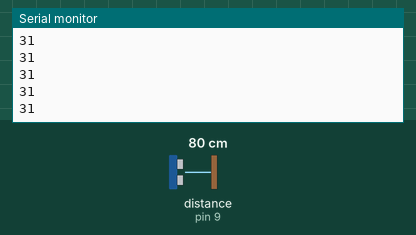
Recording of a sketch running on a simulated Arduino Uno, built with avr-gcc and run on an emulated ATmega328P. Shown: the last lines printed to the serial monitor. Wiring (inferred from the names in the program): ultrasonic range finder: trigger pin 10; echo pin 9. The test bench sets the inputs (shaded band); at power-on: distance to the obstacle (sensor on pin 9) 80 cm. The echo pulse lasts 58.3 µs per cm.

Above: at 1.2 s.
1.3 s: distance to the obstacle (sensor on pin 9) set to 2 cm
At 2.1 s:
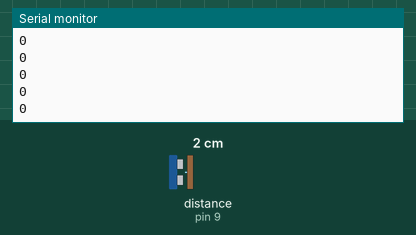
2.8 s: distance to the obstacle (sensor on pin 9) set to 4 cm
At 3.9 s:
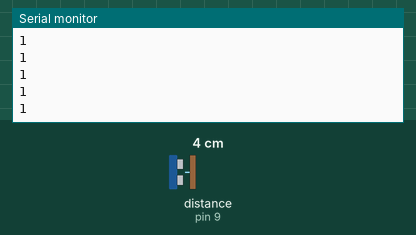
Timing chart, 0 to 5.8 s (numbered marks = the images above; inputs shaded):
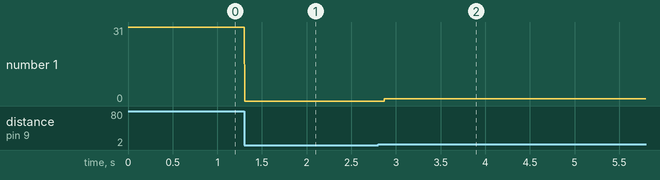

The sketch:

backup_of_m.ino
```cpp
const int trigPin = 10,echoPin = 9;

long duration;
int distance;

void setup() {
pinMode(trigPin, OUTPUT); // Sets the trigPin as an Output
pinMode(echoPin, INPUT); // Sets the echoPin as an Input
Serial.begin(9600); // Starts the serial communication
}

int ultrasonic() {
digitalWrite(trigPin, LOW);
delayMicroseconds(2);
digitalWrite(trigPin, HIGH);
delayMicroseconds(10);
digitalWrite(trigPin, LOW);
duration = pulseIn(echoPin, HIGH);
distance= duration/74/2;
return distance;
}

void loop() {
distance = ultrasonic();
Serial.println(distance);
}
```

Measured:
- after the input at 1.3 s, the serial monitor: prints a new line at once (image 1)
- after the input at 2.8 s, the serial monitor: prints a new line after 0.07 s (image 2)
- plotted number 1: 31 → 0 after the input at 1.3 s, 0 → 1 after the input at 2.8 s
